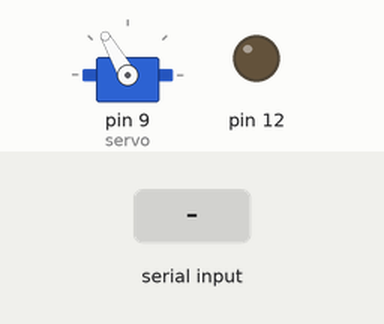
A sketch run on a simulated Arduino Uno, built with avr-gcc and run on an emulated ATmega328P. Shown: servo, output pins drawn as LEDs (lit = HIGH). The test bench sets the inputs (shaded band).

Above: at 1.2 s.
1.3 s: "down\n" received over Serial
At 2.5 s:
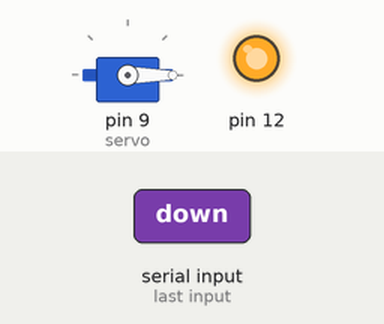
2.8 s: "up\n" received over Serial
At 3.6 s:
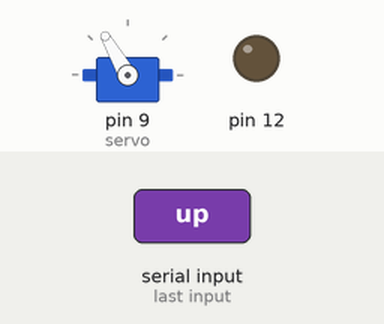
Timing chart, 0 to 5.8 s (numbered marks = the images above; inputs shaded):
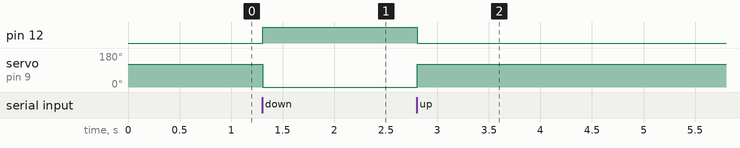

The sketch:

arduino_code.ino
```cpp
#include <Servo.h>

Servo servo;
String str;

void setup() {
  // put your setup code here, to run once:
  servo.attach(9);
  pinMode(12,OUTPUT);
  Serial.begin(9600);
  servo.write(120);
  digitalWrite(12,LOW);
}

void loop() {
  // put your main code here, to run repeatedly:
  if(Serial.available()){
    str=Serial.readStringUntil('\n');
    if(str=="down"){
      servo.write(0);
      digitalWrite(12,HIGH);
    }else if(str=="up"){
      servo.write(120);
      digitalWrite(12,LOW);
    }
  }
}
```

Measured:
- after the input at 1.3 s, pin 12: LOW → HIGH at once; servo on pin 9 (servo): 120° → 0° at once
- after the input at 2.8 s, pin 12: HIGH → LOW at once; servo on pin 9 (servo): 0° → 120° at once
